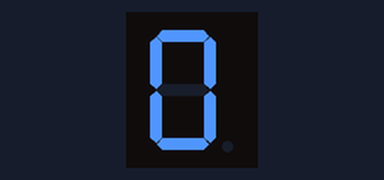
The sketch below on a simulated Arduino Uno, built with avr-gcc and run on an emulated ATmega328P. On the bench: 1-digit seven-segment display. Wiring (inferred from the names in the program): 1-digit 7-segment display, segments lit when LOW: segments pin 7, pin 6, pin 5, pin 10, pin 11, pin 8, pin 9, pin 4. The segment pins are drawn as the display they are named for.

Above: at 0.1 s.
At 1.1 s:
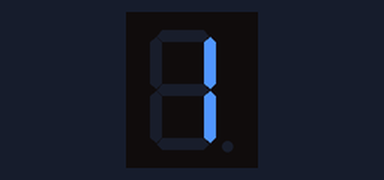
At 2.1 s:
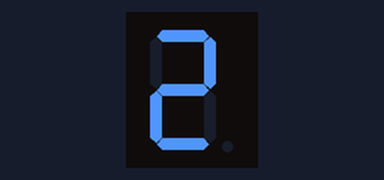
At 4.1 s:
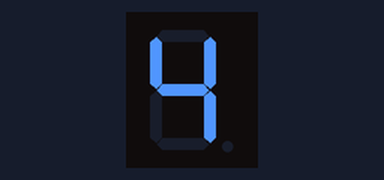
At 6.1 s:
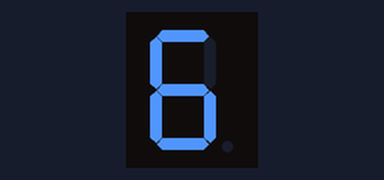
At 9.1 s:
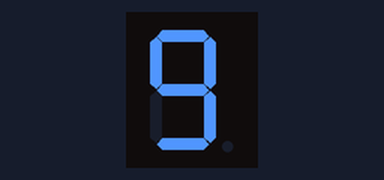

The sketch:

shumaguan.ino
```cpp
int a = 7; //定义数字接口7 连接a 段数码管
int b = 6; // 定义数字接口6 连接b 段数码管
int c = 5; // 定义数字接口5 连接c 段数码管
int d = 10; // 定义数字接口10 连接d 段数码管
int e = 11; // 定义数字接口11 连接e 段数码管
int f = 8; // 定义数字接口8 连接f 段数码管
int g = 9; // 定义数字接口9 连接g 段数码管
int dp = 4; // 定义数字接口4 连接dp 段数码管

void digital_0(void) //显示数字0
{
  digitalWrite(a, LOW);
  digitalWrite(b, LOW);
  digitalWrite(c, LOW);
  digitalWrite(d, LOW);
  digitalWrite(e, LOW);
  digitalWrite(f, LOW);
  digitalWrite(g, HIGH);
  digitalWrite(dp, HIGH);
}
void digital_1(void) //显示数字1
{
  unsigned char j;
  digitalWrite(c, LOW); //给数字接口5 引脚高电平，点亮c 段
  digitalWrite(b, LOW); //点亮b 段
  for (j = 7; j <= 11; j++) //熄灭其余段
    digitalWrite(j, HIGH);
  digitalWrite(dp, HIGH); //熄灭小数点DP 段
}
void digital_2(void) //显示数字2
{
  unsigned char j;
  digitalWrite(b, LOW);
  digitalWrite(a, LOW);
  for (j = 9; j <= 11; j++)
    digitalWrite(j, LOW);
  digitalWrite(dp, HIGH);
  digitalWrite(c, HIGH);
  digitalWrite(f, HIGH);
}
void digital_3(void) //显示数字3
{
  digitalWrite(g, LOW);
  digitalWrite(a, LOW);
  digitalWrite(b, LOW);
  digitalWrite(c, LOW);
  digitalWrite(d, LOW);
  digitalWrite(dp, HIGH);
  digitalWrite(f, HIGH);
  digitalWrite(e, HIGH);
}
void digital_4(void) //显示数字4
{
  digitalWrite(c, LOW);
  digitalWrite(b, LOW);
  digitalWrite(f, LOW);
  digitalWrite(g, LOW);
  digitalWrite(dp, HIGH);
  digitalWrite(a, HIGH);
  digitalWrite(e, HIGH);
  digitalWrite(d, HIGH);
}
void digital_5(void) //显示数字5
{
  digitalWrite(a, LOW);
  digitalWrite(b, HIGH);
  digitalWrite(c, LOW);
  digitalWrite(d, LOW);
  digitalWrite(e, HIGH);
  digitalWrite(f, LOW);
  digitalWrite(g, LOW);
  digitalWrite(dp, HIGH);
}
void digital_6(void) //显示数字6
{
  unsigned char j;
  for (j = 7; j <= 11; j++)
    digitalWrite(j, LOW);
  digitalWrite(c, LOW);
  digitalWrite(dp, HIGH);
  digitalWrite(b, HIGH);
}
void digital_7(void) //显示数字7
{
  unsigned char j;
  for (j = 5; j <= 7; j++)
    digitalWrite(j, LOW);
  digitalWrite(dp, HIGH);
  for (j = 8; j <= 11; j++)
    digitalWrite(j, HIGH);
}
void digital_8(void) //显示数字8
{
  unsigned char j;
  for (j = 5; j <= 11; j++)
    digitalWrite(j, LOW);
  digitalWrite(dp, HIGH);
}
void digital_9(void) //显示数字5
{
  digitalWrite(a, LOW);
  digitalWrite(b, LOW);
  digitalWrite(c, LOW);
  digitalWrite(d, LOW);
  digitalWrite(e, HIGH);
  digitalWrite(f, LOW);
  digitalWrite(g, LOW);
  digitalWrite(dp, HIGH);
}
void setup()
{
  int i;//定义变量
  for (i = 4; i <= 11; i++)
    pinMode(i, OUTPUT); //设置4～11 引脚为输出模式
}
void loop()
{
  while (1)
  {
    digital_0();//显示数字1
    delay(1000);//延时1s
    digital_1();//显示数字1
    delay(1000);//延时1s
    digital_2();//显示数字2
    delay(1000); //延时1s
    digital_3();//显示数字3
    delay(1000); //延时1s
    digital_4();//显示数字4
    delay(1000); //延时1s
    digital_5();//显示数字5
    delay(1000); //延时1s
    digital_6();//显示数字6
    delay(1000); //延时1s
    digital_7();//显示数字7
    delay(1000); //延时1s
    digital_8();//显示数字8
    delay(1000); //延时1s
    digital_9();//显示数字8
    delay(1000); //延时1s
  }
}
```

Measured:
- by itself, everything shown: repeats every 10.0 s, in 10 steps
- what the display in image 1 shows lasts 1.0 s, from 1.0 s to 2.0 s
